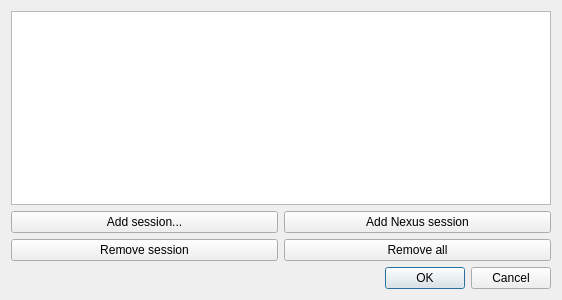
<?xml version="1.0" encoding="UTF-8"?>
<ui version="4.0">
 <class>Dialog</class>
 <widget class="QDialog" name="Dialog">
  <property name="geometry">
   <rect>
    <x>0</x>
    <y>0</y>
    <width>562</width>
    <height>300</height>
   </rect>
  </property>
  <property name="windowTitle">
   <string>Dialog</string>
  </property>
  <layout class="QVBoxLayout" name="verticalLayout">
   <item>
    <layout class="QGridLayout" name="gridLayout">
     <item row="3" column="0">
      <widget class="QPushButton" name="btnClearCurrent">
       <property name="text">
        <string>Remove session</string>
       </property>
      </widget>
     </item>
     <item row="3" column="1">
      <widget class="QPushButton" name="btnClearAll">
       <property name="text">
        <string>Remove all</string>
       </property>
      </widget>
     </item>
     <item row="1" column="0" colspan="2">
      <widget class="NiceListWidget" name="listSessions">
       <property name="sizePolicy">
        <sizepolicy hsizetype="Expanding" vsizetype="Expanding">
         <horstretch>0</horstretch>
         <verstretch>0</verstretch>
        </sizepolicy>
       </property>
       <property name="maximumSize">
        <size>
         <width>16777215</width>
         <height>16777215</height>
        </size>
       </property>
      </widget>
     </item>
     <item row="2" column="0">
      <widget class="QPushButton" name="btnBrowseSession">
       <property name="text">
        <string>Add session...</string>
       </property>
      </widget>
     </item>
     <item row="2" column="1">
      <widget class="QPushButton" name="btnAddNexusSession">
       <property name="text">
        <string>Add Nexus session</string>
       </property>
      </widget>
     </item>
    </layout>
   </item>
   <item>
    <widget class="QDialogButtonBox" name="buttonBox">
     <property name="orientation">
      <enum>Qt::Horizontal</enum>
     </property>
     <property name="standardButtons">
      <set>QDialogButtonBox::Cancel|QDialogButtonBox::Ok</set>
     </property>
    </widget>
   </item>
  </layout>
 </widget>
 <customwidgets>
  <customwidget>
   <class>NiceListWidget</class>
   <extends>QListWidget</extends>
   <header>plotter_gui</header>
  </customwidget>
 </customwidgets>
 <resources/>
 <connections>
  <connection>
   <sender>buttonBox</sender>
   <signal>accepted()</signal>
   <receiver>Dialog</receiver>
   <slot>accept()</slot>
   <hints>
    <hint type="sourcelabel">
     <x>248</x>
     <y>254</y>
    </hint>
    <hint type="destinationlabel">
     <x>157</x>
     <y>274</y>
    </hint>
   </hints>
  </connection>
  <connection>
   <sender>buttonBox</sender>
   <signal>rejected()</signal>
   <receiver>Dialog</receiver>
   <slot>reject()</slot>
   <hints>
    <hint type="sourcelabel">
     <x>316</x>
     <y>260</y>
    </hint>
    <hint type="destinationlabel">
     <x>286</x>
     <y>274</y>
    </hint>
   </hints>
  </connection>
 </connections>
</ui>
